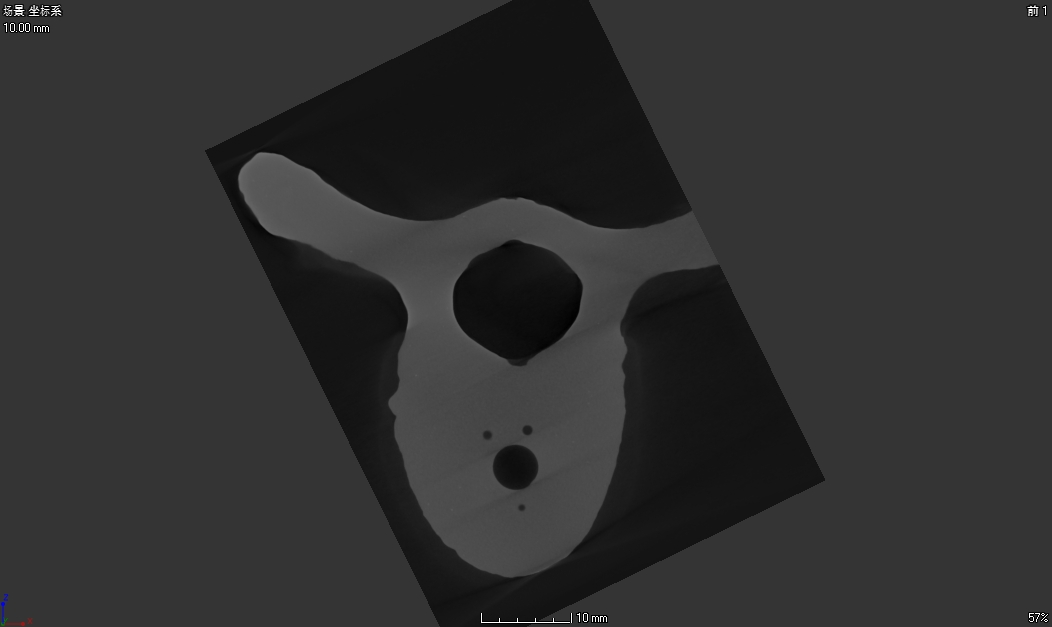
%> input picture project 1-1/data/27.jpg, 1052 x 627 px
$ octave main.m   (GNU Octave 9; MATLAB toolbox functions it lacks are replaced by stand-ins)
%> lines starting %> are read from the running program, lines starting %| are printed output that depends on the picture
clc;
close all;
clear all;

%load US data & read CT data
US = load('data/US.mat');
USdata = US.US;
CT = imread('data/27.jpg');
%> CT is the input picture: size 627x1052x3 uint8; mean R, G, B 47.4, 47.4, 47.4
clear US;


% [12 lines of commented-out code are left out]
  load('data/points.mat');

%calculate the transformation  matrix from 4  different point, because
%there are  eight unknown parameter
%USpoint=Transformation*CTpoint
%from tag begin to tag end

CTpoint1(:,:) = CTpoint(:,:);


%1、tag begin   US TO CT
USpoint = USpoint';  %set USpoint fitting the matrix calculation
%set the CTpoint matrix
CTpoint = [CTpoint(1,1) CTpoint(2,1) CTpoint(3,1) CTpoint(4,1);
           CTpoint(1,2) CTpoint(2,2) CTpoint(3,2) CTpoint(4,2);
           CTpoint(1,1)* CTpoint(1,2) CTpoint(2,1)* CTpoint(2,2) CTpoint(3,1)* CTpoint(3,2) CTpoint(4,1)* CTpoint(4,2);
           1 1 1 1];
Transformation = USpoint/(CTpoint);   %calculate the transformation matrix
%1、tag end

%set registration image array
registration= zeros(627,1052);
registration_ct2us=zeros(800,640);

%calculate the location from US to CT
%and assign the value
for i = 1:627
    for j = 1:1052
        m = Transformation(1,1)*i+Transformation(1,2)*j+Transformation(1,3)*i*j+Transformation(1,4);
        n = Transformation(2,1)*i+Transformation(2,2)*j+Transformation(2,3)*i*j+Transformation(2,4);
        m = round(m);
        n = round(n);
        % m & n can`t be over the border
        if( m>=1 && m<=480 && n>=1 && n<=640 )
             registration(i,j) = USdata(m,n);
%              registration_ct2us(m,n)=CT(i,j);
        end
        if( m>=1 && m<=800 && n>=1 && n<=640 )
%              registration(i,j) = USdata(m,n);
             registration_ct2us(m,n)=CT(i,j);
        end
        registration(i,j) = 0.7*registration(i,j) + 0.3*CT(i,j);

    end
end
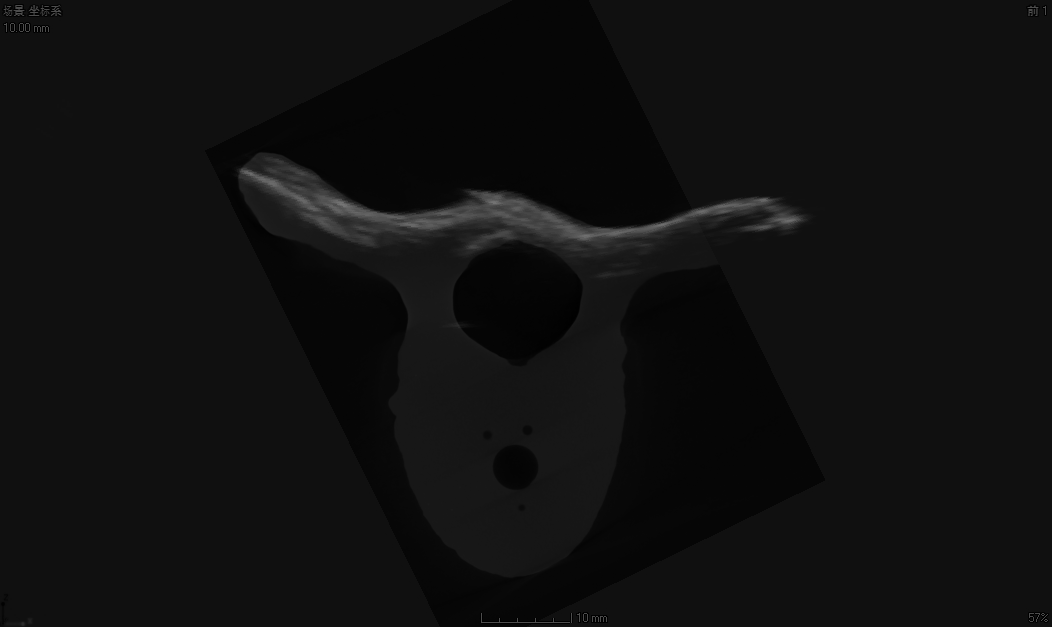
%> registration: size 627x1052 double; min 0, max 118, mean 15.6
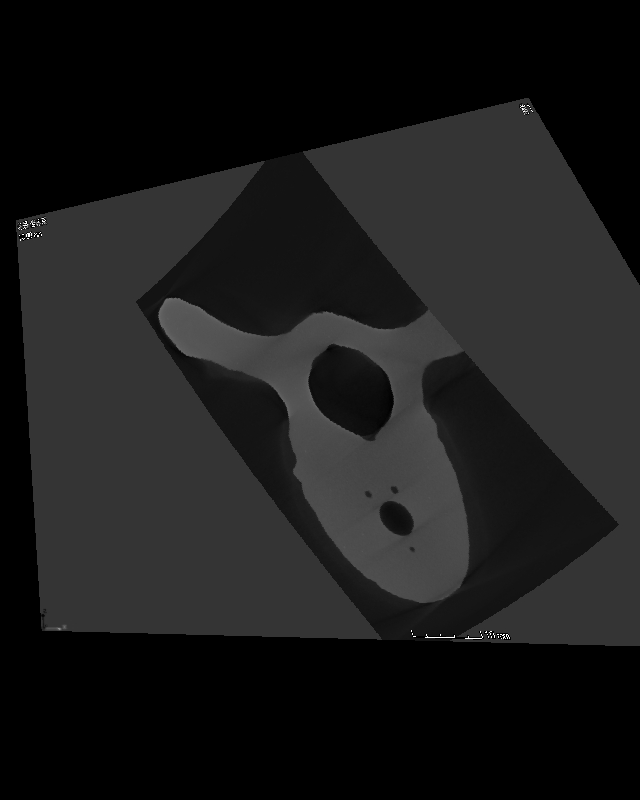
%> registration_ct2us: size 800x640 double; min 0, max 255, mean 26.6
%> (the run ends here)
